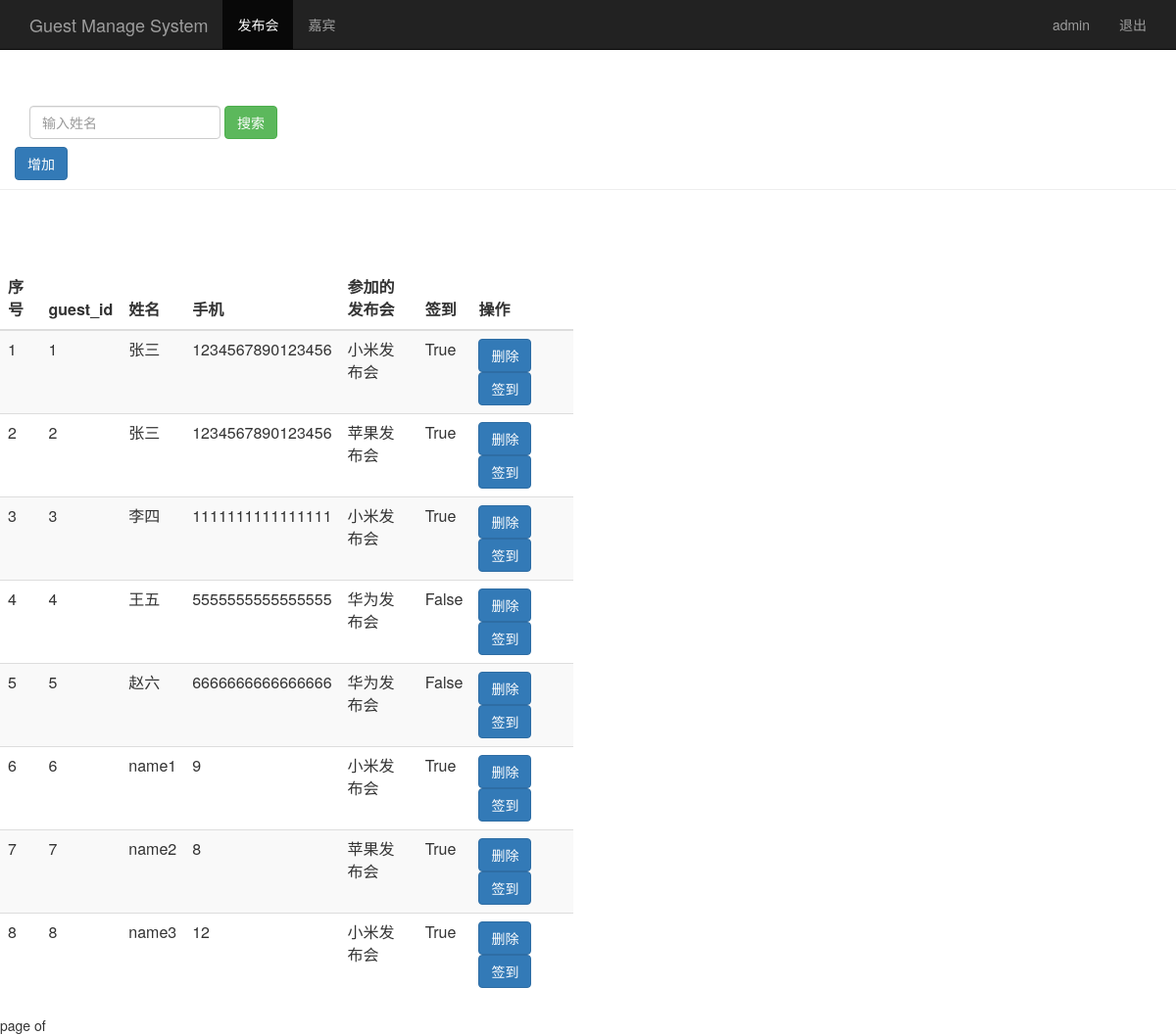
/search_realname/ (signed in), run on an earlier commit of the app's database.
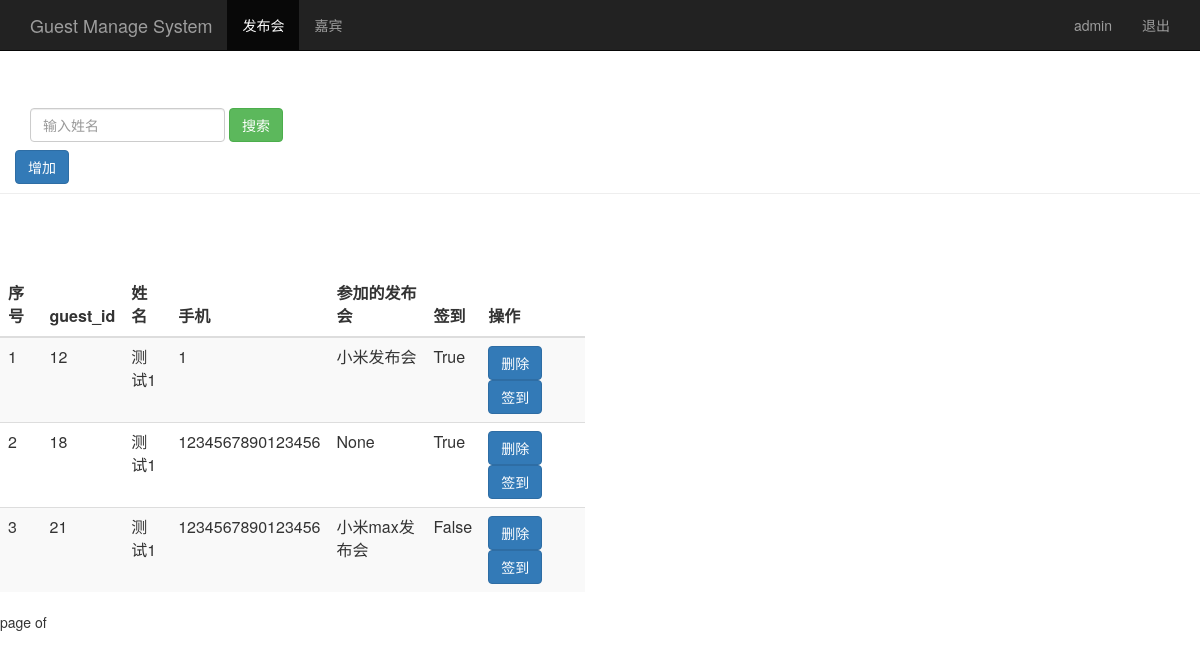
And on a later commit of the database.
### sign/models.py (models this page shows, shortened)
class Guest(models.Model):
    event = models.ForeignKey(Event,on_delete=models.SET_NULL,null=True,blank=True)
    realname = models.CharField(max_length=64)
    phone = models.CharField(max_length=16)
    sign = models.BooleanField()
    creat_time = models.DateTimeField(auto_now=True)
    class Meta:
        unique_together = ("event","phone")

class Event(models.Model):
    name = models.CharField(max_length=100)
    limit = models.IntegerField()
    status = models.BooleanField()
    address = models.CharField(max_length=200)
    start_time = models.DateTimeField()
    creat_time = models.DateTimeField(auto_now=True)
    def __str__(self):
        return self.name

### sign/views.py (the view)
# urls.py: url(r'^search_realname/$',views.search_realname),
@login_required
def search_realname(request):
    username = request.session.get('user','')
    search_name = request.GET.get('name','')
    guest_list = Guest.objects.filter(realname__contains=search_name)
    return render(request,'guest_manage.html',{'user':username,'guest_list':guest_list})

### sign/templates/guest_manage.html (shortened to what this page needs)
<html lang="zh-CN">
    <head>
        {% load bootstrap3 %}
        {% bootstrap_css %}
    </head>
    <body role="document">
            <nav class="navbar navbar-inverse navbar-fixed-top">
                <div class="container">
                    <div class="navbar-header">
                        <a class="navbar-brand" href="/event_manage/">Guest Manage System</a>
                    </div>
                    <div id="navbar" class="collapse navbar-collapse">
                        <ul class="nav navbar-nav">
                            <li class="active"><a href="/event_manage/">发布会</a></li>
                            <li><a href="/guest_manage/">嘉宾</a></li>
                        </ul>
                        <ul class="nav navbar-nav navbar-right">
                            <li><a href="#">{{user}}</a></li>
                            <li><a href="/logout/">退出</a></li>
                        </ul>
                    </div>
                </div>
            </nav>
            <div style="padding-top:60px;" class="page-header">
                <div id="navbar" class="navbar-collapse collapse">
                    <form class="navbar-form" method="get" action="/search_realname/">
                        <div class="form-group">
                                <input name="name" type="text" placeholder="输入姓名" class="form-control">
                        </div>
                        <button type="submit" class="btn btn-success">搜索</button>
                    </form>
                    <a href="/add_guest/"  target="/add_guest/_blank"><button class="btn btn-primary">增加</button></a>
                </div>
            </div>
            <div class="row" style="padding-top: 60px;">
                <div class="col-md-6">
                    <table class="table table-striped">
                        <thead>
                            <tr>
                                <th>序号</th><th>guest_id</th><th>姓名</th><th>手机</th><th>参加的发布会</th><th>签到</th><th>操作</th>
                            </tr>
                        </thead>
                        <tbody>
                            {% for guest in guest_list %}
                              <tr>
                                  <td>{{ forloop.counter }}</td>
                                  <td>{{ guest.id }}</td>
                                  <td>{{ guest.realname }}</td>
                                  <td>{{ guest.phone }}</td>
                                  <td>{{ guest.event }}</td>
                                  <td>{{ guest.sign }}</td>
                                  <td>
                                    <a href="/del_guest/?guest_id={{ guest.id }}"><button class="btn btn-primary">删除</button></a>
                                    <a href="/change_sign/?guest_id={{ guest.id }}"><button class="btn btn-primary" >签到</button></a>
                                  </td>
                                  {% empty %}
                                  <td>暂无人员</td>
                              </tr>
                            {% endfor %}
                        </tbody>
                    </table>
                </div>
            </div>
            <div class="paginator">
                <span class="step-links">
                    <span class="current">
                        page {{ guest_list.number }} of {{ guest_list.paginator.num_pages }}
                    </span>
                </span>
            </div>
        </body>
</html>

What changed in the data, as far as the page shows it:
removed Guest: id "1", realname "张三", phone "1234567890123456", event "小米发布会", sign "True"
removed Guest: id "2", realname "张三", phone "1234567890123456", event "苹果发布会", sign "True"
removed Guest: id "3", realname "李四", phone "1111111111111111", event "小米发布会", sign "True"
removed Guest: id "4", realname "王五", phone "5555555555555555", event "华为发布会", sign "False"
removed Guest: id "5", realname "赵六", phone "6666666666666666", event "华为发布会", sign "False"
removed Guest: id "6", realname "name1", phone "9", event "小米发布会", sign "True"
removed Guest: id "7", realname "name2", phone "8", event "苹果发布会", sign "True"
removed Guest: id "8", realname "name3", phone "12", event "小米发布会", sign "True"
added Guest: id "12", realname "测试1", phone "1", event "小米发布会", sign "True"
added Guest: id "18", realname "测试1", phone "1234567890123456", event "None", sign "True"
added Guest: id "21", realname "测试1", phone "1234567890123456", event "小米max发布会", sign "False"
